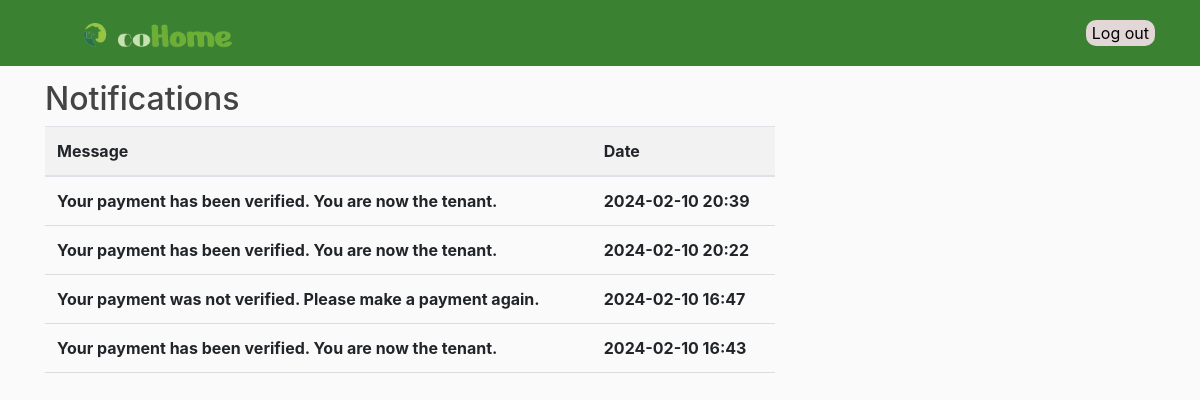
Page /notifications/ (signed in) on the committed database.
### users/models.py (models this page shows, shortened)
class Notification(models.Model):
    recipient = models.ForeignKey(User, related_name='notifications', on_delete=models.CASCADE)
    message = models.TextField()
    created_at = models.DateTimeField(auto_now_add=True)
    read = models.BooleanField(default=False)

### users/views.py (the view)
# urls.py: path('notifications/', user_views.notifications, name='notifications'),
@login_required
def notifications(request):
    user_notifications = request.user.notifications.order_by('-created_at').all()
    return render(request, 'users/notifications.html', {'notifications': user_notifications})

### users/templates/users/notifications.html
{% extends 'Cohome/base.html' %}
{% block content %}
<h2>Notifications</h2>
{% if notifications %}
<table class="table">
    <thead>
        <tr>
            <th>Message</th>
            <th>Date</th>
        </tr>
    </thead>
    <tbody>
    {% for notification in notifications %}
        <tr{% if not notification.read %} class="font-weight-bold"{% endif %}>
            <td>{{ notification.message }}</td>
            <td>{{ notification.created_at|date:"Y-m-d H:i" }}</td>
        </tr>
    {% endfor %}
    </tbody>
</table>
{% else %}
<p>There are no notifications yet.</p>
{% endif %}
{% endblock %}

### Cohome/static/Cohome/main.css (style rules this page uses)
body { background: #fafafa; color: #333333; margin-top: 5rem; }
h1, h2, h3, h4, h5, h6 { color: #444444; }

### rows in the picture
Notification: message "Your payment has been verified. You are now the tenant.", created_at "2024-02-10 20:39"
Notification: message "Your payment has been verified. You are now the tenant.", created_at "2024-02-10 20:22"
Notification: message "Your payment was not verified. Please make a payment again.", created_at "2024-02-10 16:47"
Notification: message "Your payment has been verified. You are now the tenant.", created_at "2024-02-10 16:43"
